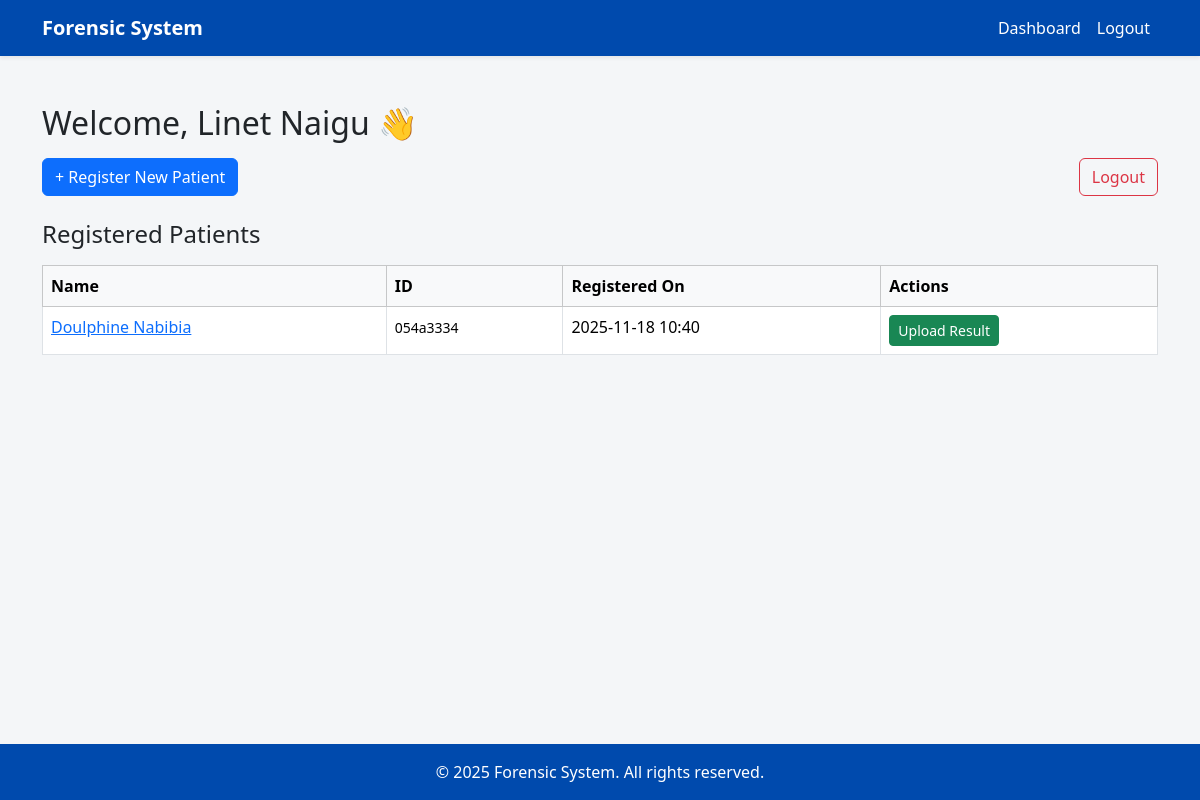
The page /dashboard (signed in) on the database its author committed.
### app.py (models this page shows)
class User(db.Model):
    id = db.Column(db.String(36), primary_key=True, default=lambda: str(uuid.uuid4()))
    name = db.Column(db.String(100))
    email = db.Column(db.String(150), unique=True, nullable=False)
    phone = db.Column(db.String(30))
    password = db.Column(db.String(200), nullable=False)
    role = db.Column(db.String(20), nullable=False)  # patient, staff, admin
    created_at = db.Column(db.DateTime, default=datetime.utcnow)

### app.py (the view)
@app.route('/dashboard')
def dashboard():
    if 'user_id' not in session:
        return redirect(url_for('login'))
    user = User.query.get(session['user_id'])
    if not user:
        session.clear()
        return redirect(url_for('login'))
    if user.role in ['staff', 'receptionist']:
        patients = User.query.filter_by(role='patient').order_by(User.created_at.desc()).all()
        return render_template('staff_dashboard.html', user=user, patients=patients)
    elif user.role == 'admin':
        return redirect(url_for('forensic_dashboard'))
    else:
        results = Result.query.filter_by(patient_id=user.id).order_by(Result.uploaded_at.desc()).all()
        return render_template('patient_dashboard.html', user=user, results=results)

### templates/staff_dashboard.html (shortened to what this page needs)
{% extends "base.html" %}
{% block content %}
<div class="container mt-4">
    <h2>Welcome, {{ user.name }} 👋</h2>
    <div class="d-flex justify-content-between align-items-center mt-3 mb-4">
        <a href="{{ url_for('register_patient') }}" class="btn btn-primary">+ Register New Patient</a>
        <a href="{{ url_for('logout') }}" class="btn btn-outline-danger">Logout</a>
    </div>
    <h4 class="mb-3">Registered Patients</h4>
    {% if patients %}
        <table class="table table-hover table-bordered">
            <thead class="table-light">
                <tr>
                    <th>Name</th>
                    <th>ID</th>
                    <th>Registered On</th>
                    <th>Actions</th>
                </tr>
            </thead>
            <tbody>
                {% for p in patients %}
                <tr>
                    <td><a href="/patient/{{ p.id }}">{{ p.name }}</a></td>
                    <td><small>{{ (p.id|string)[:8] }}</small></td>
                    <td>{{ p.created_at.strftime("%Y-%m-%d %H:%M") }}</td>
                    <td>
                        <a href="{{ url_for('upload_result_for_patient', patient_id=p.id) }}" class="btn btn-sm btn-success">
                            Upload Result
                        </a>
                    </td>
                </tr>
                {% endfor %}
            </tbody>
        </table>
    {% else %}
        <div class="alert alert-info">No patients registered yet.</div>
    {% endif %}
</div>
{% endblock %}

### templates/base.html (style rules this page uses)
body { background-color: #f4f6f8; font-family: 'Segoe UI', Tahoma, Geneva, Verdana, sans-serif; }

### rows shown on the page
User: name "Linet Naigu"
User: name "Doulphine Nabibia", id "054a3334", created_at "2025-11-18 10:40"

### other values the page prints
{{ current_year or "2025" }} "2025"
